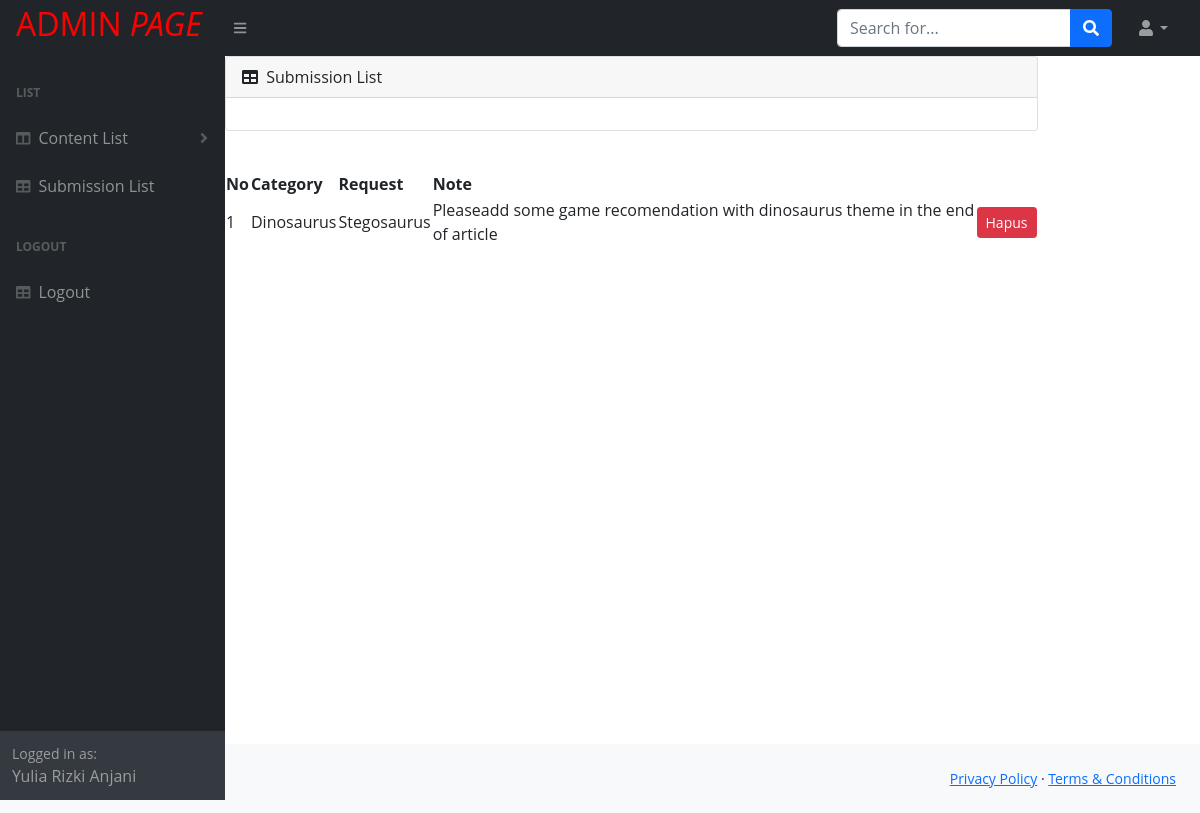
/admin/content.php, run on the app's committed database.
### tables this page shows
CREATE TABLE `submission` (
  `id` int(11) NOT NULL,
  `Category` varchar(100) NOT NULL,
  `Request` varchar(100) NOT NULL,
  `Note` varchar(100) NOT NULL
);

### admin/content.php (the view, shortened to what this page needs)
<?php
include "../connect.php";
?>
<!DOCTYPE html>
<html lang="en">
    <head>
        <link href="https://cdn.jsdelivr.net/npm/simple-datatables@latest/dist/style.css" rel="stylesheet" />
        <link href="../assets/css/styles.css" rel="stylesheet" />
            <link href="../assets/css/font-awesome.css" rel="stylesheet" />
            <link href="../assets/css/custom.css" rel="stylesheet" />
    </head>
    <body class="sb-nav-fixed">
        <nav class="sb-topnav navbar navbar-expand navbar-dark bg-dark">
            <a class="navbar-brand ps-3" href="index.html"><h2>ADMIN <em>PAGE</em></h2></a>
            <button class="btn btn-link btn-sm order-1 order-lg-0 me-4 me-lg-0" id="sidebarToggle" href="#!"><i class="fas fa-bars"></i></button>
            <form class="d-none d-md-inline-block form-inline ms-auto me-0 me-md-3 my-2 my-md-0">
                <div class="input-group">
                    <input class="form-control" type="text" placeholder="Search for..." aria-label="Search for..." aria-describedby="btnNavbarSearch" />
                    <button class="btn btn-primary" id="btnNavbarSearch" type="button"><i class="fas fa-search"></i></button>
                </div>
            </form>
            <ul class="navbar-nav ms-auto ms-md-0 me-3 me-lg-4">
                <li class="nav-item dropdown">
                    <a class="nav-link dropdown-toggle" id="navbarDropdown" href="#" role="button" data-bs-toggle="dropdown" aria-expanded="false"><i class="fas fa-user fa-fw"></i></a>
                </li>
            </ul>
        </nav>
        <div id="layoutSidenav">
            <div id="layoutSidenav_nav">
                <nav class="sb-sidenav accordion sb-sidenav-dark" id="sidenavAccordion">
                    <div class="sb-sidenav-menu">
                        <div class="nav">
                            <div class="sb-sidenav-menu-heading">List</div>
                            <a class="nav-link collapsed" href="#" data-bs-toggle="collapse" data-bs-target="#collapseLayouts" aria-expanded="false" aria-controls="collapseLayouts">
                                <div class="sb-nav-link-icon"><i class="fas fa-columns"></i></div>
                                Content List
                                <div class="sb-sidenav-collapse-arrow"><i class="fas fa-angle-down"></i></div>
                            </a>
                            <div>
                                <a class="nav-link" href="sub-list.php">
                                <div class="sb-nav-link-icon"><i class="fas fa-table"></i></div>
                                Submission List
                                </a>
                            </div>
                            <div class="sb-sidenav-menu-heading">Logout</div>
                                <a class="nav-link" href="../logout.php">
                                <div class="sb-nav-link-icon"><i class="fas fa-table"></i></div>
                                Logout
                            </a>
                        </div>
                    </div>
                    <div class="sb-sidenav-footer">
                        <div class="small">Logged in as:</div>
                        Yulia Rizki Anjani
                    </div>
                </nav>
            </div>
            <div id="layoutSidenav_content">
                <div class="col-md-10 col-sm-10 col-xs-10">
                    <div class="panel panel-default">
                        <div class="panel-body">
                            <div class="table-responsive">
                            <table class="table table-striped table-bordered table-hover">
                                <thead>
                                <div class="card mb-4">
                            <div class="card-header">
                                <i class="fas fa-table me-1"></i>
                                Submission List
                            </div>
                            <div class="card-body">
                                <table id="datatablesSimple">
                                    <thead>
                                        <tr>
                                            <th>No</th>
                                            <th>Category</th>
                                            <th>Request</th>
                                            <th>Note</th>
                                        </tr>
                                    </thead>
                                    <tbody>
                                        <?php
                                            $result= mysqli_query($conn, "SELECT * FROM submission ORDER BY id ASC");
                                        ?>
                                        <?php
                                            $i = 1;
                                            while($data = mysqli_fetch_assoc($result)) {
                                        ?>
                                        <tr>
                                            <td><?= $i ?></td>
                                            <td><?= $data["Category"] ?></td>
                                            <td><?= $data["Request"] ?></td>
                                            <td><?= $data["Note"] ?></td>
                                            <td>
                                                <a href="index.php?halaman=hapusproduk&id=<?= $data["id"]; ?>" class="btn btn-danger btn-sm" onclick="return confirm('yakin dihapus')">Hapus</a>
                                            </td>
                                        </tr>
                                    </tbody>
                                </table>
                            </div>
                                    <?php $i++; } ?>
                            </table>
                            </div>
                        </div>
                    </div>
                </div>
            </div>
        </div>
        <footer class="py-4 bg-light mt-auto">
                    <div class="container-fluid px-4">
                        <div class="d-flex align-items-center justify-content-between small">
                            <div class="text-muted">Copyright &copy; Your Website 2021</div>
                            <div>
                                <a href="#">Privacy Policy</a>
                                &middot;
                                <a href="#">Terms &amp; Conditions</a>
                            </div>
                        </div>
                    </div>
                </footer>
    </body>
</html>

### assets/css/custom.css (style rules this page uses)
body { font-family: 'Open Sans', sans-serif; }
h2 { color: #f00; }
@media (min-width:768px) { .navbar { border-radius: 0px; } }

### admin/content.php (style rules this page uses)
.table { border-collapse: collapse !important; }

### data on the page
submission: Category "Dinosaurus", Request "Stegosaurus", Note "Pleaseadd some game recomendation with dinosaurus theme in the end of article"
